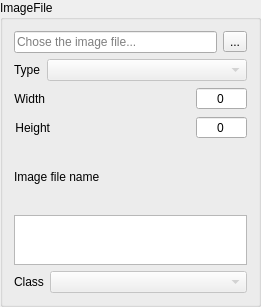
<?xml version="1.0" encoding="UTF-8"?>
<ui version="4.0">
 <class>FileWidget</class>
 <widget class="QGroupBox" name="FileWidget">
  <property name="geometry">
   <rect>
    <x>0</x>
    <y>0</y>
    <width>261</width>
    <height>307</height>
   </rect>
  </property>
  <property name="sizePolicy">
   <sizepolicy hsizetype="Maximum" vsizetype="Maximum">
    <horstretch>0</horstretch>
    <verstretch>0</verstretch>
   </sizepolicy>
  </property>
  <property name="maximumSize">
   <size>
    <width>261</width>
    <height>328</height>
   </size>
  </property>
  <property name="windowTitle">
   <string>File</string>
  </property>
  <property name="autoFillBackground">
   <bool>true</bool>
  </property>
  <property name="title">
   <string>ImageFile</string>
  </property>
  <property name="flat">
   <bool>false</bool>
  </property>
  <property name="checkable">
   <bool>false</bool>
  </property>
  <layout class="QVBoxLayout" name="verticalLayout">
   <item>
    <layout class="QHBoxLayout" name="pathHLayout">
     <item>
      <widget class="QLineEdit" name="pathLineEdit">
       <property name="text">
        <string/>
       </property>
       <property name="readOnly">
        <bool>true</bool>
       </property>
       <property name="placeholderText">
        <string>Chose the image file...</string>
       </property>
       <property name="clearButtonEnabled">
        <bool>true</bool>
       </property>
      </widget>
     </item>
     <item>
      <widget class="QToolButton" name="pathBtn">
       <property name="text">
        <string>...</string>
       </property>
      </widget>
     </item>
    </layout>
   </item>
   <item>
    <layout class="QHBoxLayout" name="typeHLayout">
     <item>
      <widget class="QLabel" name="typeLabel">
       <property name="sizePolicy">
        <sizepolicy hsizetype="Maximum" vsizetype="Preferred">
         <horstretch>0</horstretch>
         <verstretch>0</verstretch>
        </sizepolicy>
       </property>
       <property name="text">
        <string>Type</string>
       </property>
      </widget>
     </item>
     <item>
      <widget class="QComboBox" name="typeCB">
       <property name="enabled">
        <bool>false</bool>
       </property>
       <property name="currentText">
        <string/>
       </property>
      </widget>
     </item>
    </layout>
   </item>
   <item>
    <layout class="QHBoxLayout" name="widthLayout">
     <item>
      <widget class="QLabel" name="widthLabel">
       <property name="sizePolicy">
        <sizepolicy hsizetype="Minimum" vsizetype="Preferred">
         <horstretch>0</horstretch>
         <verstretch>0</verstretch>
        </sizepolicy>
       </property>
       <property name="text">
        <string>Width</string>
       </property>
       <property name="alignment">
        <set>Qt::AlignRight|Qt::AlignTrailing|Qt::AlignVCenter</set>
       </property>
      </widget>
     </item>
     <item>
      <spacer name="widthSpacer">
       <property name="orientation">
        <enum>Qt::Horizontal</enum>
       </property>
       <property name="sizeHint" stdset="0">
        <size>
         <width>40</width>
         <height>20</height>
        </size>
       </property>
      </spacer>
     </item>
     <item>
      <widget class="QSpinBox" name="widthSpin">
       <property name="sizePolicy">
        <sizepolicy hsizetype="Maximum" vsizetype="Fixed">
         <horstretch>0</horstretch>
         <verstretch>0</verstretch>
        </sizepolicy>
       </property>
       <property name="alignment">
        <set>Qt::AlignCenter</set>
       </property>
       <property name="readOnly">
        <bool>true</bool>
       </property>
       <property name="buttonSymbols">
        <enum>QAbstractSpinBox::NoButtons</enum>
       </property>
       <property name="suffix">
        <string/>
       </property>
       <property name="maximum">
        <number>1000000</number>
       </property>
       <property name="singleStep">
        <number>1</number>
       </property>
      </widget>
     </item>
    </layout>
   </item>
   <item>
    <layout class="QHBoxLayout" name="heightLayout">
     <item>
      <widget class="QLabel" name="heightLabel">
       <property name="sizePolicy">
        <sizepolicy hsizetype="Minimum" vsizetype="Preferred">
         <horstretch>0</horstretch>
         <verstretch>0</verstretch>
        </sizepolicy>
       </property>
       <property name="text">
        <string>Height</string>
       </property>
       <property name="alignment">
        <set>Qt::AlignRight|Qt::AlignTrailing|Qt::AlignVCenter</set>
       </property>
      </widget>
     </item>
     <item>
      <spacer name="sizeHColSpacer">
       <property name="orientation">
        <enum>Qt::Horizontal</enum>
       </property>
       <property name="sizeHint" stdset="0">
        <size>
         <width>40</width>
         <height>20</height>
        </size>
       </property>
      </spacer>
     </item>
     <item>
      <widget class="QSpinBox" name="heightSpin">
       <property name="sizePolicy">
        <sizepolicy hsizetype="Maximum" vsizetype="Fixed">
         <horstretch>0</horstretch>
         <verstretch>0</verstretch>
        </sizepolicy>
       </property>
       <property name="alignment">
        <set>Qt::AlignCenter</set>
       </property>
       <property name="readOnly">
        <bool>true</bool>
       </property>
       <property name="buttonSymbols">
        <enum>QAbstractSpinBox::NoButtons</enum>
       </property>
       <property name="maximum">
        <number>1000000</number>
       </property>
      </widget>
     </item>
    </layout>
   </item>
   <item>
    <widget class="QLabel" name="imgNameLabel">
     <property name="text">
      <string>Image file name</string>
     </property>
    </widget>
   </item>
   <item>
    <widget class="QPlainTextEdit" name="imgNameField">
     <property name="minimumSize">
      <size>
       <width>46</width>
       <height>0</height>
      </size>
     </property>
     <property name="maximumSize">
      <size>
       <width>16777215</width>
       <height>50</height>
      </size>
     </property>
     <property name="statusTip">
      <string>First column of first row</string>
     </property>
     <property name="whatsThis">
      <string>First column of first row</string>
     </property>
     <property name="documentTitle">
      <string/>
     </property>
     <property name="readOnly">
      <bool>true</bool>
     </property>
     <property name="plainText">
      <string/>
     </property>
    </widget>
   </item>
   <item>
    <layout class="QHBoxLayout" name="classLayout">
     <item>
      <widget class="QLabel" name="classLabel">
       <property name="sizePolicy">
        <sizepolicy hsizetype="Maximum" vsizetype="Preferred">
         <horstretch>0</horstretch>
         <verstretch>0</verstretch>
        </sizepolicy>
       </property>
       <property name="text">
        <string>Class</string>
       </property>
      </widget>
     </item>
     <item>
      <widget class="QComboBox" name="classCB">
       <property name="enabled">
        <bool>false</bool>
       </property>
       <property name="currentText">
        <string/>
       </property>
      </widget>
     </item>
    </layout>
   </item>
  </layout>
  <action name="actionOpen_Image">
   <property name="icon">
    <iconset>
     <normaloff>../../../../Develop/_icons/imgTrIc.png</normaloff>../../../../Develop/_icons/imgTrIc.png</iconset>
   </property>
   <property name="text">
    <string>Open image</string>
   </property>
   <property name="toolTip">
    <string>Open image for analysis</string>
   </property>
   <property name="shortcut">
    <string>Ctrl+O</string>
   </property>
  </action>
 </widget>
 <resources/>
 <connections>
  <connection>
   <sender>pathBtn</sender>
   <signal>clicked()</signal>
   <receiver>actionOpen_Image</receiver>
   <slot>trigger()</slot>
   <hints>
    <hint type="sourcelabel">
     <x>232</x>
     <y>44</y>
    </hint>
    <hint type="destinationlabel">
     <x>-1</x>
     <y>-1</y>
    </hint>
   </hints>
  </connection>
 </connections>
</ui>
